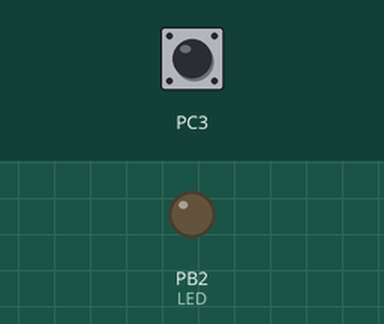
The program below on a simulated ATmega328P, built with avr-gcc and emulated at 16 MHz. Parts: output pins drawn as LEDs (lit = HIGH). Inputs (shaded band) come from the test bench; at power-on: PC3 HIGH.

Above: at 1.2 s.
1.3 s: PC3 pulled LOW for 0.15 s
At 2.3 s:
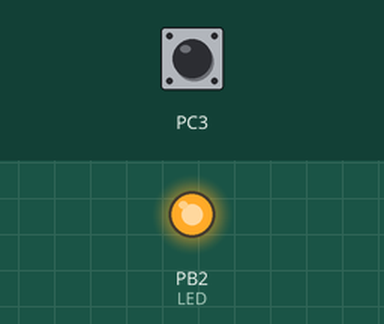
4.1 s: PC3 pulled LOW for 3.2 s
At 8.7 s:
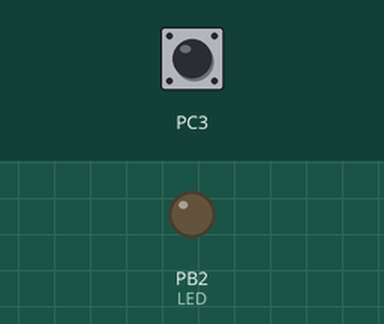
Timing chart, 0 to 10.2 s (numbered marks = the images above; inputs shaded):
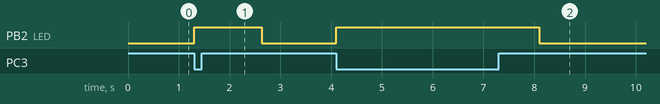

Measured:
- after the input at 1.3 s, PB2 (LED): LOW → HIGH at once, → LOW 1.3 s later
- after the input at 4.1 s, PB2 (LED): LOW → HIGH at once, → LOW 4.0 s later

The program:

main.c
```c
/*
 * DA2A_2_C.c
 *
 * Created: 9/29/2019 11:23:02 PM
 * Author : Dilbert
 */

#define F_CPU 16000000UL

#include <avr/io.h>
#include <util/delay.h>

int main(void)
{
	DDRB |= (1 << 2);			// Set port B pin 2 as output
	PORTB = (0 << 2);			// Set port B pin 2 Low
	DDRC |= (0 << 3);			// Set port C pin 3 as input
	PORTC = (1 << 3);			// Set port C pin 3 as normal high (Enable Pull up resistor)
	while (1)					// Infinite loop (polling)
	{
		if(!(PINC & (1 << 3))){	// IF Pin 3 on Port C is Low, enter statement, else loop
			PORTB |= (1 << 2);	// Turn on LED
			_delay_ms(1333);	// Delay for 1.333 sec
			PORTB = (0 << 2);	// Turn off LED
		}
	}
}
```
